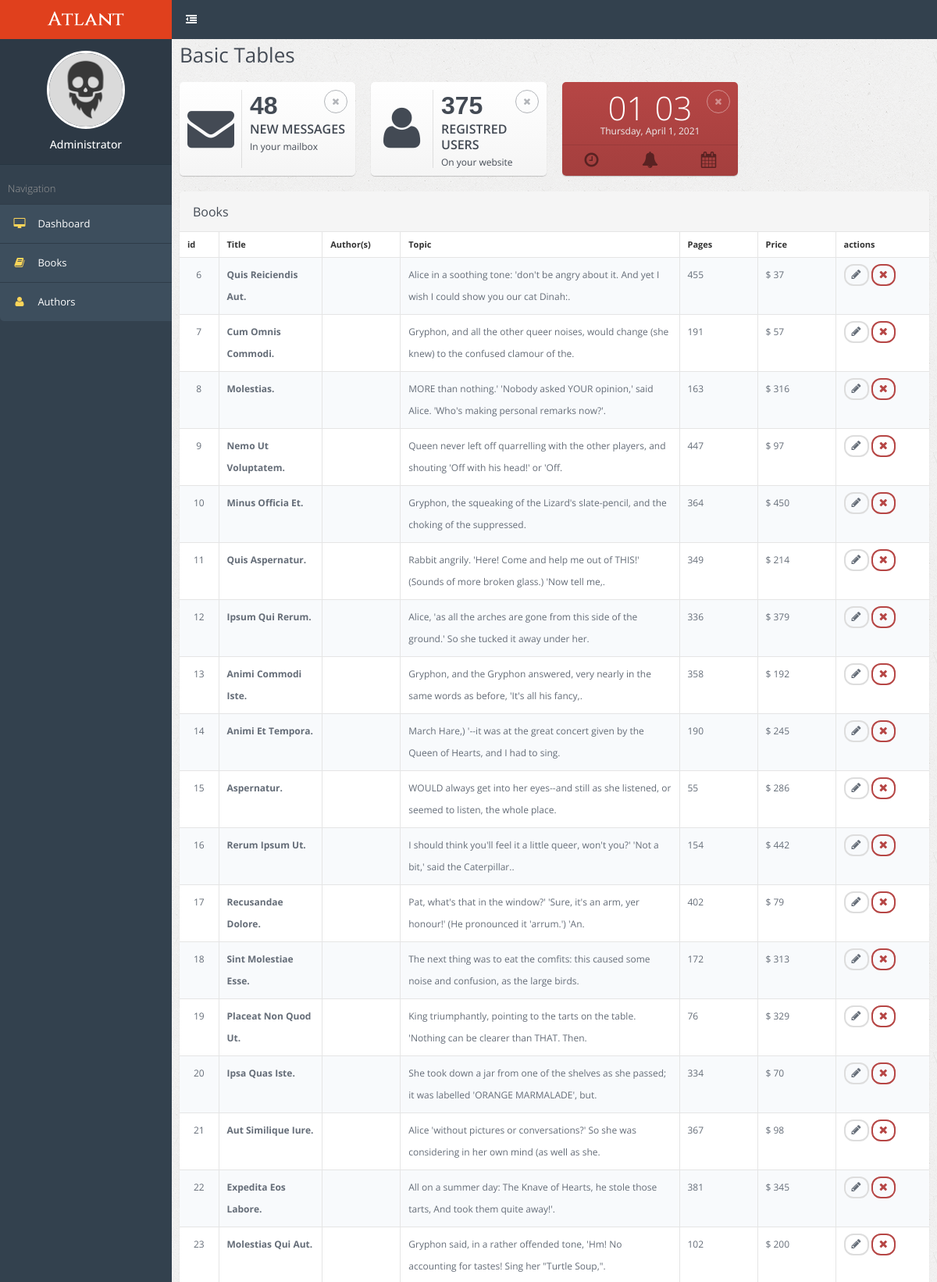
The page / (upper part) on the database its author committed.
### tables this page shows
CREATE TABLE `book` (
  `id` int NOT NULL,
  `title` varchar(255) NOT NULL,
  `topic` varchar(255) NOT NULL,
  `pages` int NOT NULL,
  `price` int NOT NULL,
  `date_added` timestamp NOT NULL DEFAULT CURRENT_TIMESTAMP
);

### config/routes.php (called while the page is built)
<?php
return array(
	'admin/create' => 'adminBook/create',
	'admin/delete/([0-9]+)' => 'adminBook/delete/$1',
	'admin/update/([0-9]+)' => 'adminBook/update/$1',
	'admin' => 'adminBook/index',
	'author/([0-9]+)'=>'author/view/$1',
	'authors'=>'author/index',
	'book/([0-9]+)'=>'book/view/$1',
	'books'=>'book/index',
	'user/register' => 'user/register',
	'user/login' => 'user/login',
	'user/logout' => 'user/logout',
	'^$'=>'book/index',
);

### controllers/BookController.php (called while the page is built, shortened)
<?php
class BookController {
	public function actionIndex(){
		$booksList = Book::getBooksList();
		require_once (ROOT.'/views/book/index.php');
		return true;
	}
}

### index.php (called while the page is built, shortened)
<?php
$router = new Router();
$router->run();

### models/Book.php (called while the page is built, shortened)
<?php
class Book {
	public static function getBooksList(){
		$db = Database::connect();
		$bookList = array();
		$result = $db->query('SELECT `id`, `title`, `topic`, `pages`, `price`, `date_added` FROM `book` ORDER BY `id`');
		$i=0;
		while($row = $result->fetch()){
			$bookList[$i]['id'] = $row['id'];
			$bookList[$i]['title'] = $row['title'];
			$bookList[$i]['topic'] = $row['topic'];
			$bookList[$i]['pages'] = $row['pages'];
			$bookList[$i]['price'] = $row['price'];
			$bookList[$i]['date_added'] = $row['date_added'];
			$bookList[$i]['authors'] = Author::getAuthorByBookId($row['id']);
			$i++;
		}
		return $bookList;
	}
}

### models/Author.php (called while the page is built, shortened)
<?php
class Author {
	public static function getAuthorByBookId($id){
		$id=intval($id);
		if ($id) {
			$db = Database::connect();
			$authorOfBookList = array();
			$result = $db->query( 'SELECT author.name, author.id
								FROM ((book_author
								INNER JOIN book ON book_author.book_id = book.id)
								INNER JOIN author ON book_author.author_id = author.id)
								WHERE `book_id`='.$id.'
								ORDER BY author.id');
			$i=0;
			while($row = $result->fetch()){
				$authorOfBookList[$i]['id'] = $row['id'];
				$authorOfBookList[$i]['name'] = $row['name'];
				$i++;
			}
			return $authorOfBookList;
		}
	}
}

### views/book/index.php (the view, shortened to what this page needs)
<?php
	include_once (ROOT.'/models/Author.php');
	include_once (ROOT.'/models/Book.php');
	include (ROOT.'/views/layouts/header.php');
?>
<div class="page-container">
	<?php include (ROOT.'/views/layouts/sidebar.php'); ?>
	<div class="page-content">
		<?php include (ROOT.'/views/layouts/navbar.php'); ?>
		<div class="page-title">
			<h2>Basic Tables</h2>
		</div>
		<div class="page-content-wrap">
			<div class="row">
				<div class="col-md-3">
					<div class="widget widget-default widget-item-icon" onclick="location.href='pages-messages.html';">
						<div class="widget-item-left">
							<span class="fa fa-envelope"></span>
						</div>
						<div class="widget-data">
							<div class="widget-int num-count">48</div>
							<div class="widget-title">New messages</div>
							<div class="widget-subtitle">In your mailbox</div>
						</div>
						<div class="widget-controls">
							<a href="#" class="widget-control-right widget-remove" data-toggle="tooltip" data-placement="top" title="Remove Widget"><span class="fa fa-times"></span></a>
						</div>
					</div>
				</div>
				<div class="col-md-3">
					<div class="widget widget-default widget-item-icon" onclick="location.href='pages-address-book.html';">
						<div class="widget-item-left">
							<span class="fa fa-user"></span>
						</div>
						<div class="widget-data">
							<div class="widget-int num-count">375</div>
							<div class="widget-title">Registred users</div>
							<div class="widget-subtitle">On your website</div>
						</div>
						<div class="widget-controls">
							<a href="#" class="widget-control-right widget-remove" data-toggle="tooltip" data-placement="top" title="Remove Widget"><span class="fa fa-times"></span></a>
						</div>
					</div>
				</div>
				<div class="col-md-3">
					<div class="widget widget-danger widget-padding-sm">
						<div class="widget-big-int plugin-clock">00:00</div>
						<div class="widget-subtitle plugin-date">Loading...</div>
						<div class="widget-controls">
							<a href="#" class="widget-control-right widget-remove" data-toggle="tooltip" data-placement="left" title="Remove Widget"><span class="fa fa-times"></span></a>
						</div>
						<div class="widget-buttons widget-c3">
							<div class="col">
								<a href="#"><span class="fa fa-clock-o"></span></a>
							</div>
							<div class="col">
								<a href="#"><span class="fa fa-bell"></span></a>
							</div>
							<div class="col">
								<a href="#"><span class="fa fa-calendar"></span></a>
							</div>
						</div>
					</div>
				</div>
			</div>
			<div class="row">
				<div class="col-md-12">
					<div class="panel panel-default">
						<div class="panel-heading">
							<h3 class="panel-title">Books</h3>
						</div>
						<div class="panel-body panel-body-table">
							<div class="table-responsive">
								<table class="table table-bordered table-striped table-actions">
									<thead>
									<tr>
										<th width="50">id</th>
										<th>Title</th>
										<th width="100">Author(s)</th>
										<th>Topic</th>
										<th width="100">Pages</th>
										<th width="100">Price</th>
										<th width="120">actions</th>
									</tr>
									</thead>
									<tbody>
									<?php foreach ($booksList as $book):
										?>
									<tr id="trow_1">
										<td class="text-center"><?php echo $book['id']; ?></td>
										<td class="text-capitalize"><strong><?php echo $book['title']; ?></strong></td>
										<td>
										</td>
										<td><?php echo $book['topic']; ?></td>
										<td><?php echo $book['pages']; ?></td>
										<td>$ <?php echo $book['price']; ?></td>
										<td>
											<button class="btn btn-default btn-rounded btn-condensed btn-sm"><span class="fa fa-pencil"></span></button>
											<button class="btn btn-danger btn-rounded btn-condensed btn-sm" onClick="delete_row('trow_1');"><span class="fa fa-times"></span></button>
										</td>
									</tr>
									<?php endforeach; ?>
									</tbody>
								</table>
							</div>
						</div>
					</div>
				</div>
			</div>
		</div>
	</div>
</div>
<?php include (ROOT.'/views/layouts/footer.php'); ?>

### components/Router.php (shortened to what this page needs)
<?php
class Router {
	private $routes;
	public function __construct() {
		$routesPath = ROOT.'/config/routes.php';
		$this->routes = include ($routesPath);
	}
	private function getUri(){
		if (!empty($_SERVER['REQUEST_URI'])){
			return trim($_SERVER['REQUEST_URI'], '/');
		}
	}
	public function run(){
		$uri = $this->getUri();
		foreach ($this->routes as $pattern=>$path){
			if(preg_match("~$pattern~", $uri)){
				$route = preg_replace("~$pattern~", $path, $uri);
				$segments = explode('/', $route);
				$controllerName = ucfirst(array_shift($segments).'Controller');
				$actionName = 'action'.ucfirst(array_shift($segments));
				$parameters = $segments;
				$controllerObject = new $controllerName;
				$result = call_user_func_array(array($controllerObject,$actionName), $parameters);
				if ($result != null){
					break;
				}
			}
		}
	}
}

### rows shown on the page
book: id "6", title "Quis Reiciendis Aut.", topic "Alice in a soothing tone: 'don't be angry about it. And yet I wish I could show you our cat Dinah:.", pages "455", price "37"
book: id "7", title "Cum Omnis Commodi.", topic "Gryphon, and all the other queer noises, would change (she knew) to the confused clamour of the.", pages "191", price "57"
book: id "8", title "Molestias.", topic "MORE than nothing.' 'Nobody asked YOUR opinion,' said Alice. 'Who's making personal remarks now?'.", pages "163", price "316"
book: id "9", title "Nemo Ut Voluptatem.", topic "Queen never left off quarrelling with the other players, and shouting 'Off with his head!' or 'Off.", pages "447", price "97"
book: id "10", title "Minus Officia Et.", topic "Gryphon, the squeaking of the Lizard's slate-pencil, and the choking of the suppressed.", pages "364", price "450"
book: id "11", title "Quis Aspernatur.", topic "Rabbit angrily. 'Here! Come and help me out of THIS!' (Sounds of more broken glass.) 'Now tell me,.", pages "349", price "214"
book: id "12", title "Ipsum Qui Rerum.", topic "Alice, 'as all the arches are gone from this side of the ground.' So she tucked it away under her.", pages "336", price "379"
book: id "13", title "Animi Commodi Iste.", topic "Gryphon, and the Gryphon answered, very nearly in the same words as before, 'It's all his fancy,.", pages "358", price "192"
book: id "14", title "Animi Et Tempora.", topic "March Hare,) '--it was at the great concert given by the Queen of Hearts, and I had to sing.", pages "190", price "245"
book: id "15", title "Aspernatur.", topic "WOULD always get into her eyes--and still as she listened, or seemed to listen, the whole place.", pages "55", price "286"
book: id "16", title "Rerum Ipsum Ut.", topic "I should think you'll feel it a little queer, won't you?' 'Not a bit,' said the Caterpillar..", pages "154", price "442"
book: id "17", title "Recusandae Dolore.", topic "Pat, what's that in the window?' 'Sure, it's an arm, yer honour!' (He pronounced it 'arrum.') 'An.", pages "402", price "79"
book: id "18", title "Sint Molestiae Esse.", topic "The next thing was to eat the comfits: this caused some noise and confusion, as the large birds.", pages "172", price "313"
book: id "19", title "Placeat Non Quod Ut.", topic "King triumphantly, pointing to the tarts on the table. 'Nothing can be clearer than THAT. Then.", pages "76", price "329"
book: id "20", title "Ipsa Quas Iste.", topic "She took down a jar from one of the shelves as she passed; it was labelled 'ORANGE MARMALADE', but.", pages "334", price "70"
book: id "21", title "Aut Similique Iure.", topic "Alice 'without pictures or conversations?' So she was considering in her own mind (as well as she.", pages "367", price "98"
book: id "22", title "Expedita Eos Labore.", topic "All on a summer day: The Knave of Hearts, he stole those tarts, And took them quite away!'.", pages "381", price "345"
book: id "23", title "Molestias Qui Aut.", topic "Gryphon said, in a rather offended tone, 'Hm! No accounting for tastes! Sing her \"Turtle Soup,\".", pages "102", price "200"
